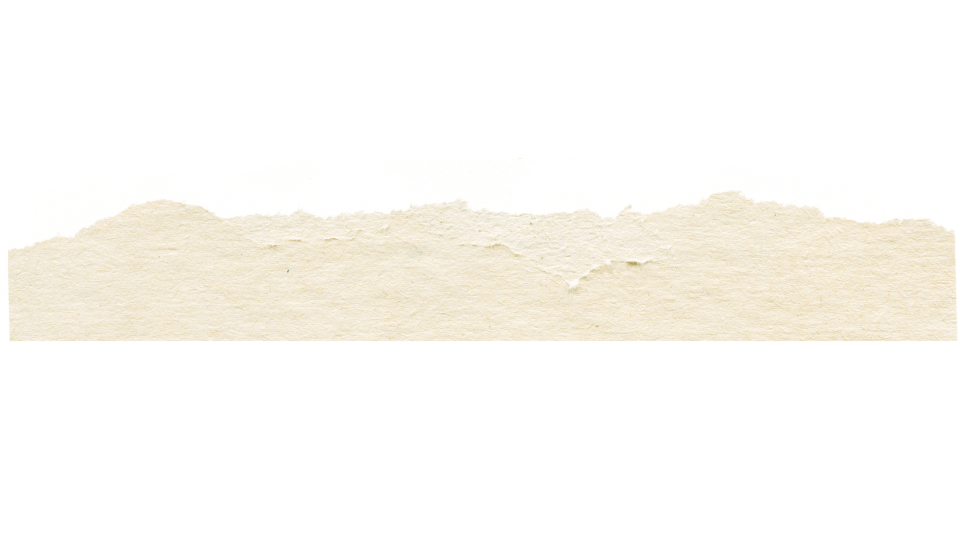
#> input picture assets/paper/thin wheatpasted torn poster paper divider, torn edge top, clean flat bottom.png, 1920 x 1080 px (shown at 1/2 size)
$ python temp_build.py
#> lines starting #> are read from the running program, lines starting #| are printed output that depends on the picture; after the words box and inside, x2 and y2 are one past the last pixel; in counts of white or black regions, pixels touching at a corner belong together
from PIL import Image

im = Image.open('assets/paper/thin wheatpasted torn poster paper divider, torn edge top, clean flat bottom.png').convert('RGBA')
#> im is the input picture: PIL image 1920x1080 RGBA; mean R, G, B, A 76.4, 73.5, 66.9, 59.7
w,h = im.size
#> w = 1920; h = 1080
a = im.split()[3]
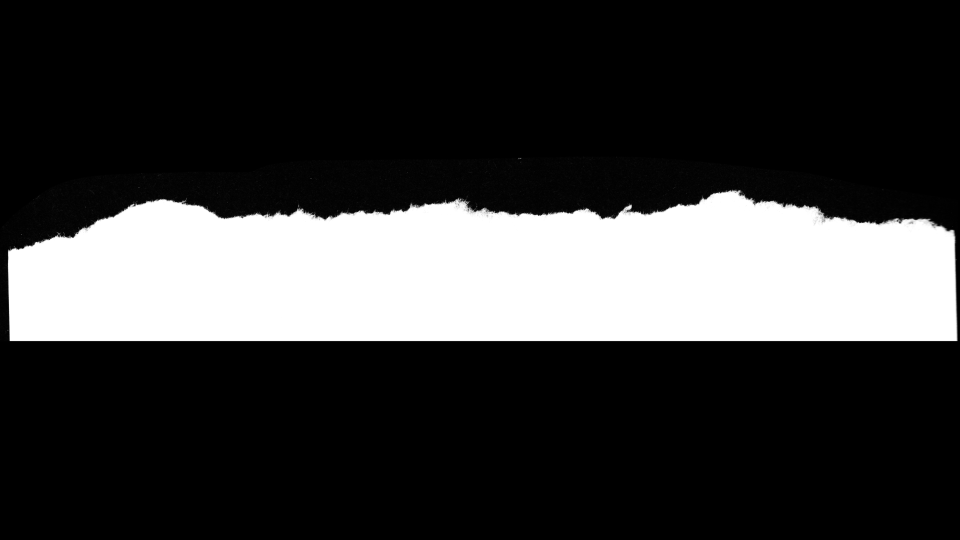
#> a: PIL image 1920x1080 L (shown at 1/2 size); min 0, max 255, mean 59.7

# Crop the paper band: torn top 382 -> clean bottom 681 (300px tall)
band = im.crop((0, 382, w, 681))
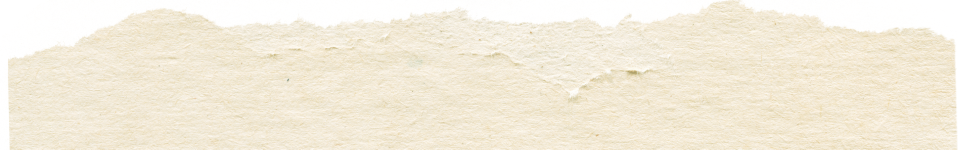
#> band: PIL image 1920x299 RGBA (shown at 1/2 size); mean R, G, B, A 239.5, 230.7, 211.3, 214; transparent parts drawn white
print('crop size:', band.size)
#| crop size: (1920, 299)

# Check the band edges — left/right are slightly feathered.
# Extend the edge pixels horizontally to make it full-bleed like the existing strips
# Strategy: for each row, find leftmost/rightmost opaque pixel, and fill outward
import numpy as np
arr = np.array(band)
alpha = arr[:,:,3]
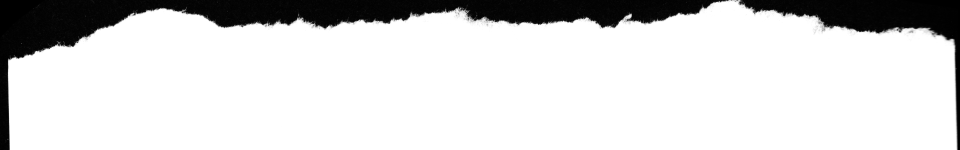
#> alpha: shape (299, 1920) (shown at 1/2 size); min 0, max 255, mean 214
h,w = alpha.shape
#> h = 299

# for each row, fill left side from first opaque to x=0 and right side from last opaque to w-1
for y in range(h):
    row = alpha[y]
    opaque = np.where(row>128)[0]
    if len(opaque)==0:
        continue
    lo, hi = opaque[0], opaque[-1]
    # fill from 0..lo and hi..w-1 with the mean color of the row's edge pixels
    if lo > 0:
        arr[y, :lo, :3] = arr[y, lo, :3]
        arr[y, :lo, 3] = 255
    if hi < w-1:
        arr[y, hi+1:, :3] = arr[y, hi, :3]
        arr[y, hi+1:, 3] = 255
#> this loop made 299 passes
#> (lo, hi) on passes 1 to 3: (1458, 1479), (1452, 1480), (1451, 1481)
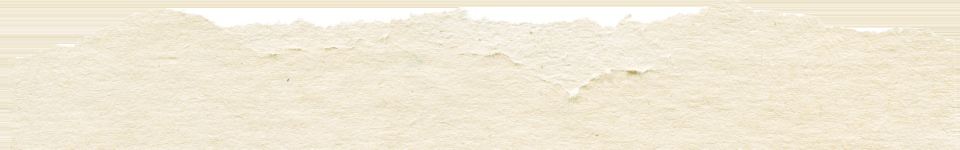
#> arr: shape (299, 1920, 4) (shown at 1/2 size); 11.31% of pixels changed, all inside (x1, y1, x2, y2) = (0, 0, 1920, 299); transparent parts drawn white

band = Image.fromarray(arr)

# Now flip vertically: clean bottom (flat, opaque) becomes TOP (touching hero), torn top becomes BOTTOM (hanging into section 01)
band_flip = band.transpose(Image.FLIP_TOP_BOTTOM)
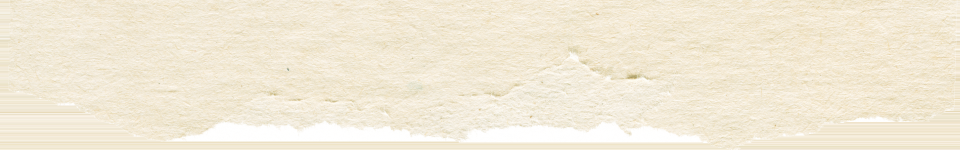
#> band_flip: PIL image 1920x299 RGBA (shown at 1/2 size); mean R, G, B, A 241.7, 233, 213.2, 242.3; transparent parts drawn white

# Trim to 275px height to match existing strips, centered on the band
target_h = 275
bh, bw = band_flip.size
#> bh = 1920; bw = 299
top = (bh - target_h)//2
#> top = 822
band_final = band_flip.crop((0, top, bw, top+target_h))
#> band_final: PIL image 299x275 RGBA; every value is 0

band_final.save('assets/images/torn-drop-strip.png')
print('saved torn-drop-strip.png', band_final.size)
#| saved torn-drop-strip.png (299, 275)

# Verify alpha profile of final strip (top should be clean/flat, bottom ragged)
a = band_final.split()[3]
#> a: PIL image 299x275 L; every value is 0
print('final top 5 rows density:')
for y in range(5):
    n = sum(1 for x in range(0,bw,8) if a.getpixel((x,y))>128)
    print(f'  y={y}: {n}/{bw//8}')
#> this loop made 5 passes
#|   y=0: 0/37
#|   y=1: 0/37
#|   y=2: 0/37
#|   y=3: 0/37
#|   y=4: 0/37
print('final bottom 5 rows density:')
bh2 = band_final.size[1]
#> bh2 = 275
for y in range(bh2-5,bh2):
    n = sum(1 for x in range(0,bw,8) if a.getpixel((x,y))>128)
    print(f'  y={y}: {n}/{bw//8}')

$ run again, with temp_contact_sheet.png copied over assets/paper/thin wheatpasted torn poster paper divider, torn edge top, clean flat bottom.png
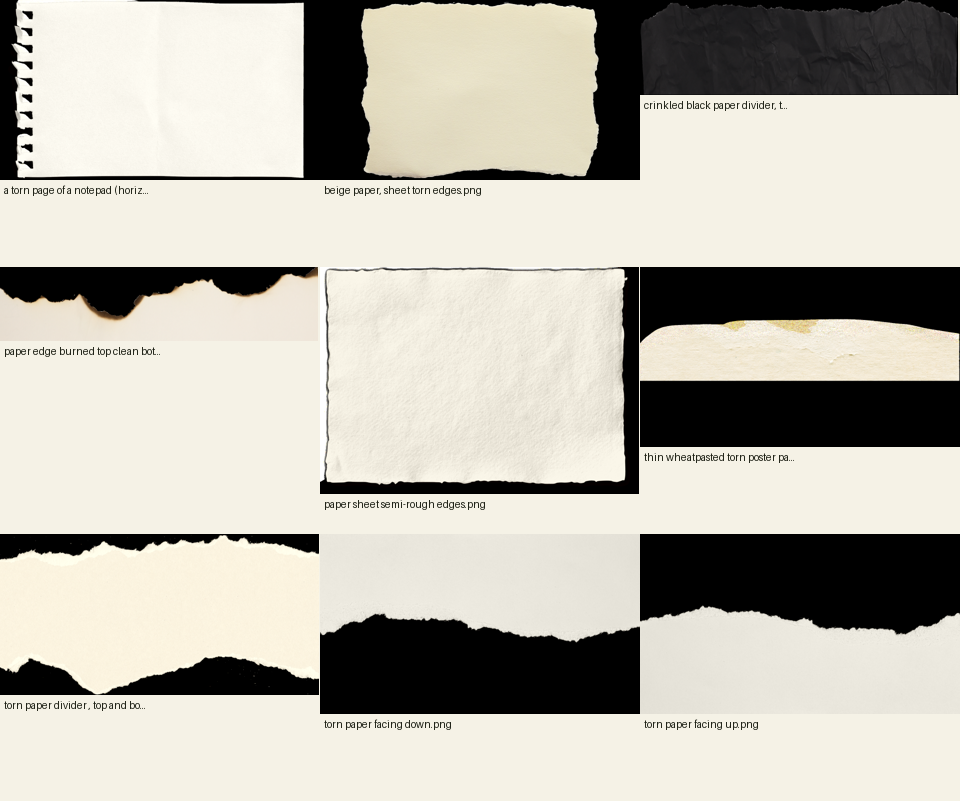
#> input picture temp_contact_sheet.png, 960 x 801 px
#> `band = im.crop((0, 382, w, 681))`:
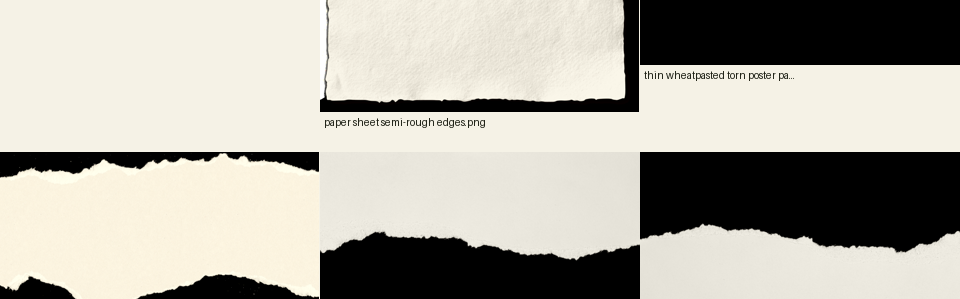
#> band: PIL image 960x299 RGBA; mean R, G, B, A 175.9, 173, 163.4, 255
#| crop size: (960, 299)
#> alpha: shape (299, 960); every value is 255
#> `band_flip = band.transpose(Image.FLIP_TOP_BOTTOM)`:
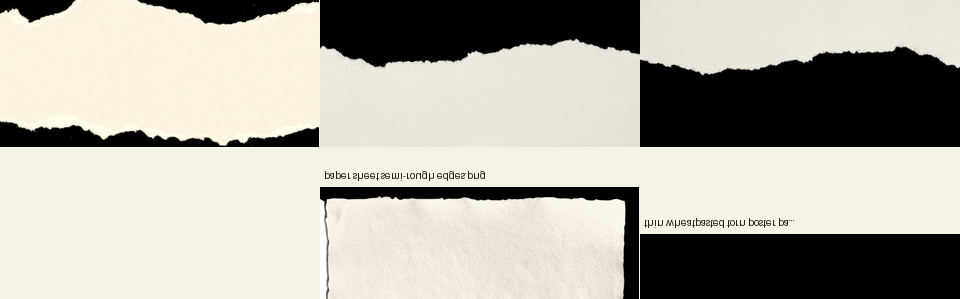
#> band_flip: PIL image 960x299 RGBA; mean R, G, B, A 175.9, 173, 163.4, 255
#> band_final: PIL image 299x275 RGBA; every value is 0
#| saved torn-drop-strip.png (299, 275)
#> the loop `for y in range(5):` made 5 passes
#|   y=0: 0/37
#|   y=1: 0/37
#|   y=2: 0/37
#|   y=3: 0/37
#|   y=4: 0/37
#> the loop `for y in range(bh2-5,bh2):` made 5 passes
#|   y=270: 0/37
#|   y=271: 0/37
#|   y=272: 0/37
#|   y=273: 0/37
#|   y=274: 0/37
